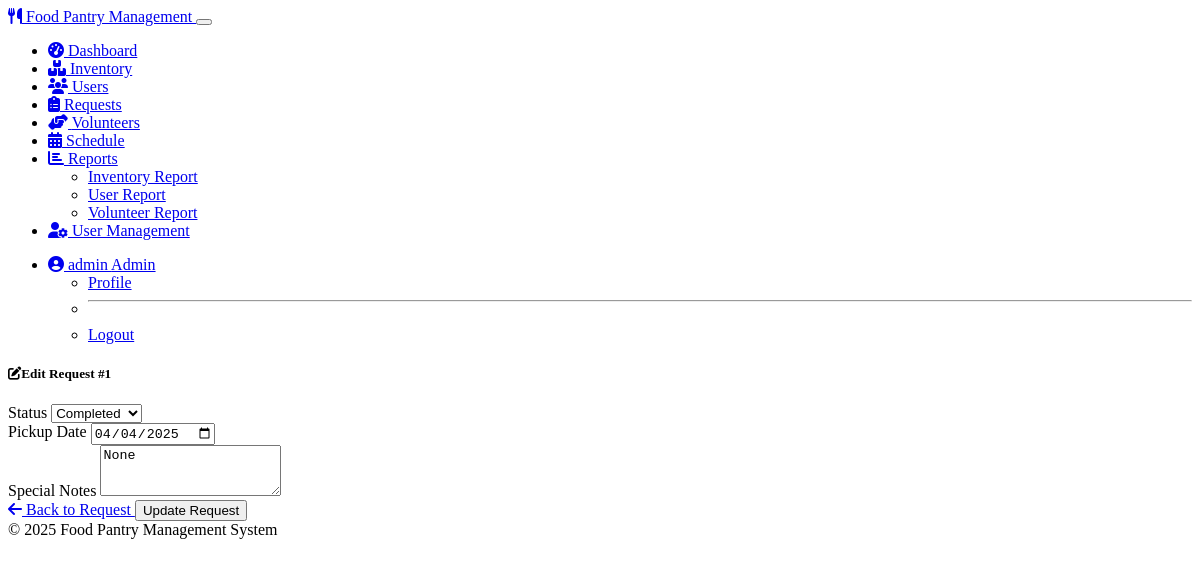
The page /requests/edit/1 (signed in) on the database its author committed.
### models.py (models this page shows, shortened)
class User(UserMixin, db.Model):
    __tablename__ = 'user'  # Explicitly set the table name
    id = db.Column(db.Integer, primary_key=True)
    username = db.Column(db.String(64), unique=True, nullable=False)
    email = db.Column(db.String(120), unique=True, nullable=False)
    password_hash = db.Column(db.String(256), nullable=False)
    role = db.Column(db.String(20), nullable=False)
    full_name = db.Column(db.String(100))
    phone = db.Column(db.String(20))
    created_at = db.Column(db.DateTime, default=datetime.utcnow)
    password_reset_required = db.Column(db.Boolean, default=False)
    failed_login_attempts = db.Column(db.Integer, default=0)
    lockout_until = db.Column(db.DateTime, nullable=True)
    otp_secret = db.Column(db.String(32), nullable=True)
    otp_enabled = db.Column(db.Boolean, default=False)
    otp_verified = db.Column(db.Boolean, default=False)
    client_info = db.relationship('Client', backref='user', uselist=False, cascade='all, delete-orphan')
    volunteer_info = db.relationship('Volunteer', backref='user', uselist=False, cascade='all, delete-orphan')
    def is_admin(self):
        return self.role == 'admin'
    def is_client(self):
        return self.role == 'client'

class ClientRequest(db.Model):
    __tablename__ = 'client_request'  # Explicitly set the table name
    id = db.Column(db.Integer, primary_key=True)
    client_id = db.Column(db.Integer, db.ForeignKey('client.id'), nullable=False)
    status = db.Column(db.String(20), default='Pending')
    pickup_date = db.Column(db.Date, nullable=True)
    special_notes = db.Column(db.Text, nullable=True)
    created_at = db.Column(db.DateTime, default=datetime.utcnow)
    updated_at = db.Column(db.DateTime, default=datetime.utcnow, onupdate=datetime.utcnow)
    items = db.relationship('RequestItem', back_populates='request', cascade='all, delete-orphan')

### routes.py (the view)
    @app.route('/requests/edit/<int:request_id>', methods=['GET', 'POST'])
    @login_required
    def request_edit(request_id):
        client_request = ClientRequest.query.get_or_404(request_id)
        if current_user.is_client():
            client = Client.query.filter_by(user_id=current_user.id).first()
            if not client or client.id != client_request.client_id:
                flash('You do not have permission to edit this request.', 'danger')
                return redirect(url_for('dashboard'))
            if client_request.status != 'Pending':
                flash('You cannot edit a request that has already been processed.', 'warning')
                return redirect(url_for('request_view', request_id=request_id))
            form = ClientRequestForm(obj=client_request)
            if form.validate_on_submit():
                form.populate_obj(client_request)
                db.session.commit()
                flash('Your request has been updated.', 'success')
                return redirect(url_for('request_view', request_id=request_id))
        elif current_user.is_admin() or current_user.is_staff():
            form = RequestUpdateForm(obj=client_request)
            if form.validate_on_submit():
                form.populate_obj(client_request)
                db.session.commit()
                flash('Request has been updated.', 'success')
                return redirect(url_for('request_view', request_id=request_id))
        else:
            flash('You do not have permission to edit this request.', 'danger')
            return redirect(url_for('dashboard'))
        return render_template('requests/edit.html', form=form, request=client_request)

### forms.py
class RequestUpdateForm(FlaskForm):
    status = SelectField('Status', choices=[(status, status) for status in REQUEST_STATUS], validators=[DataRequired()])
    pickup_date = DateField('Pickup Date', validators=[Optional()], format='%Y-%m-%d')
    special_notes = TextAreaField('Notes', validators=[Optional()])
    submit = SubmitField('Update Request')

### models.py (called while the page is built)
@login_manager.user_loader
def load_user(user_id):
    return User.query.get(int(user_id))

### templates/requests/edit.html (shortened to what this page needs)
{% extends 'base.html' %}
{% block content %}
<div class="container">
    <div class="row">
        <div class="col-md-8 offset-md-2">
            <div class="card shadow-sm">
                <div class="card-header bg-primary text-white">
                    <h5 class="card-title mb-0"><i class="fas fa-edit me-2"></i>Edit Request #{{ request.id }}</h5>
                </div>
                <div class="card-body">
                    <form method="POST" action="{{ url_for('request_edit', request_id=request.id) }}">
                        {% if current_user.is_admin() or current_user.is_staff() %}
                        <div class="mb-3">
                            <label for="status" class="form-label">Status</label>
                            {{ form.status(class="form-control") }}
                        </div>
                        {% endif %}
                        <div class="mb-3">
                            <label for="pickup_date" class="form-label">Pickup Date</label>
                            {{ form.pickup_date(class="form-control", type="date") }}
                        </div>
                        <div class="mb-3">
                            <label for="special_notes" class="form-label">Special Notes</label>
                            {{ form.special_notes(class="form-control", rows=3, placeholder="Enter any special notes or requirements") }}
                        </div>
                        <div class="d-flex justify-content-between">
                            <a href="{{ url_for('request_view', request_id=request.id) }}" class="btn btn-secondary">
                                <i class="fas fa-arrow-left me-1"></i> Back to Request
                            </a>
                            {{ form.submit(class="btn btn-primary") }}
                        </div>
                    </form>
                </div>
            </div>
        </div>
    </div>
</div>
{% endblock %}

### templates/base.html (shortened to what this page needs)
<!DOCTYPE html>
<html lang="en" data-bs-theme="dark">
<head>
    <link rel="stylesheet" href="https://cdn.replit.com/agent/bootstrap-agent-dark-theme.min.css">
    <link rel="stylesheet" href="https://cdnjs.cloudflare.com/ajax/libs/font-awesome/6.4.0/css/all.min.css">
    <link rel="stylesheet" href="{{ url_for('static', filename='css/custom.css') }}">
</head>
<body>
    <nav class="navbar navbar-expand-lg navbar-dark bg-dark">
        <div class="container">
            <a class="navbar-brand" href="{{ url_for('index') }}">
                <i class="fas fa-utensils me-2"></i>
                Food Pantry Management
            </a>
            <button class="navbar-toggler" type="button" data-bs-toggle="collapse" data-bs-target="#navbarNav" aria-controls="navbarNav" aria-expanded="false" aria-label="Toggle navigation">
            </button>
            <div class="collapse navbar-collapse" id="navbarNav">
                <ul class="navbar-nav me-auto">
                    {% if current_user.is_authenticated %}
                    <li class="nav-item">
                        <a class="nav-link" href="{{ url_for('dashboard') }}">
                            <i class="fas fa-tachometer-alt me-1"></i> Dashboard
                        </a>
                    </li>
                    {% if current_user.is_admin() or current_user.is_staff() or current_user.is_volunteer() %}
                    <li class="nav-item">
                        <a class="nav-link" href="{{ url_for('inventory_index') }}">
                            <i class="fas fa-boxes me-1"></i> Inventory
                        </a>
                    </li>
                    {% endif %}
                    {% if current_user.is_admin() or current_user.is_staff() %}
                    <li class="nav-item">
                        <a class="nav-link" href="{{ url_for('clients_index') }}">
                            <i class="fas fa-users me-1"></i> Users
                        </a>
                    </li>
                    {% endif %}
                    {% if current_user.is_admin() or current_user.is_staff() %}
                    <li class="nav-item">
                        <a class="nav-link" href="{{ url_for('requests_index') }}">
                            <i class="fas fa-clipboard-list me-1"></i> Requests
                        </a>
                    </li>
                    {% endif %}
                    {% if current_user.is_admin() or current_user.is_staff() %}
                    <li class="nav-item">
                        <a class="nav-link" href="{{ url_for('volunteers_index') }}">
                            <i class="fas fa-hands-helping me-1"></i> Volunteers
                        </a>
                    </li>
                    {% endif %}
                    {% if current_user.is_admin() or current_user.is_staff() or current_user.is_volunteer() %}
                    <li class="nav-item">
                        <a class="nav-link" href="{{ url_for('schedule_index') }}">
                            <i class="fas fa-calendar-alt me-1"></i> Schedule
                        </a>
                    </li>
                    {% endif %}
                    {% if current_user.is_admin() or current_user.is_staff() %}
                    <li class="nav-item dropdown">
                        <a class="nav-link dropdown-toggle" href="#" id="reportsDropdown" role="button" data-bs-toggle="dropdown" aria-expanded="false">
                            <i class="fas fa-chart-bar me-1"></i> Reports
                        </a>
                        <ul class="dropdown-menu" aria-labelledby="reportsDropdown">
                            <li><a class="dropdown-item" href="{{ url_for('report_inventory') }}">Inventory Report</a></li>
                            <li><a class="dropdown-item" href="{{ url_for('report_clients') }}">User Report</a></li>
                            <li><a class="dropdown-item" href="{{ url_for('report_volunteers') }}">Volunteer Report</a></li>
                        </ul>
                    </li>
                    {% endif %}
                    {% if current_user.is_admin() %}
                    <li class="nav-item">
                        <a class="nav-link" href="{{ url_for('users_index') }}">
                            <i class="fas fa-user-cog me-1"></i> User Management
                        </a>
                    </li>
                    {% endif %}
                    {% endif %}
                </ul>
                <ul class="navbar-nav ms-auto">
                    {% if current_user.is_authenticated %}
                    <li class="nav-item dropdown">
                        <a class="nav-link dropdown-toggle" href="#" id="userDropdown" role="button" data-bs-toggle="dropdown" aria-expanded="false">
                            <i class="fas fa-user-circle me-1"></i> {{ current_user.username }}
                            {% if current_user.is_admin() %}
                            <span class="badge bg-danger">Admin</span>
                            {% elif current_user.is_staff() %}
                            <span class="badge bg-primary">Staff</span>
                            {% elif current_user.is_volunteer() %}
                            <span class="badge bg-success">Volunteer</span>
                            {% elif current_user.is_client() %}
                            <span class="badge bg-info">User</span>
                            {% endif %}
                        </a>
                        <ul class="dropdown-menu dropdown-menu-end" aria-labelledby="userDropdown">
                            <li><a class="dropdown-item" href="{{ url_for('profile') }}">Profile</a></li>
                            <li><hr class="dropdown-divider"></li>
                            <li><a class="dropdown-item" href="{{ url_for('logout') }}">Logout</a></li>
                        </ul>
                    </li>
                    {% endif %}
                </ul>
            </div>
        </div>
    </nav>
    <main class="container mt-4 mb-5">
        {% block content %}{% endblock %}
    </main>
    <footer class="footer mt-auto py-3 bg-dark">
        <div class="container text-center">
            <span class="text-muted">&copy; 2025 Food Pantry Management System</span>
        </div>
    </footer>
</body>
</html>

### rows shown on the page
User: username "admin"
ClientRequest: id "1", status "Completed", pickup_date "04/04/2025", special_notes "None"
